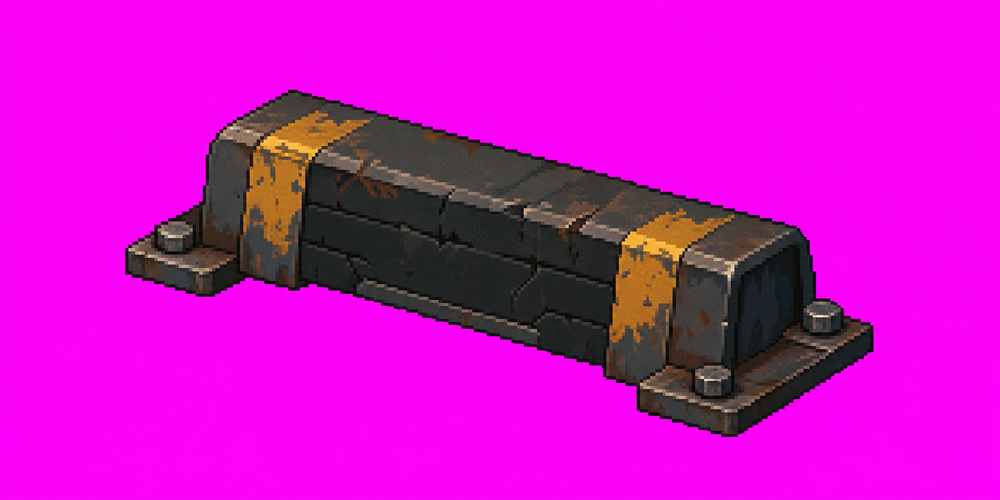
#> input picture docs/art-direction/project-c-b2-parking-wheel-stop-source-v1.png, 1000 x 500 px, shrunk from 1774 x 887 before the run
$ python process_b2_parking_dressing_v1.py
#> lines starting #> are read from the running program, lines starting #| are printed output that depends on the picture; after the words box and inside, x2 and y2 are one past the last pixel; in counts of white or black regions, pixels touching at a corner belong together
### Tools/ArtPipeline/torchstone_palette.py
#!/usr/bin/env python3
"""Shared Torchstone palette lock for the art conform pipeline.

All postapoc source sheets are style-transfer generations. Historically each
processor reduced colors with an independent MEDIANCUT-32 quantize, so every
sheet drifted to its own palette and the assets did not cohere. Locking every
sprite to the shared master palette (``project-c-torchstone.gpl`` == the
``DesignSystem.uss`` tokens) is what binds environment/props/actors/items and
the screen-space UI into one style.

Usage (inside a processor's ``reduce_colors``)::

    from torchstone_palette import lock_to_palette
    reduced = lock_to_palette(rgb).convert("RGBA")
"""

from functools import lru_cache
from pathlib import Path

from PIL import Image

GPL_PATH = (
    Path(__file__).resolve().parents[2]
    / "Assets/_Project/Art/Source/Aseprite/project-c-torchstone.gpl"
)

# 액터 아이덴티티 램프(피부·머리)는 기본 잠금에서 제외한다(옵트인). 갈색 피부톤은
# fabric/rust/stone 램프가 점유한 회랑 한가운데라, 팔레트에 있는 것만으로 최근접
# 양자화가 재료 시트의 암부 픽셀을 뺏는다(실측 2026-07-30: 629px, 값 조정으로는
# 절도 0인 피부톤이 존재하지 않음). 얼굴이 노출되는 자산의 conform만
# ``include_identity=True``로 연다.
IDENTITY_PREFIXES = ("skin-", "hair-")


@lru_cache(maxsize=1)
def load_gpl_entries(
    gpl_path: Path = GPL_PATH,
) -> tuple[tuple[str, tuple[int, int, int]], ...]:
    """Parse a GIMP ``.gpl`` into ordered ``(name, rgb)`` entries (<=256 colors).

    Color lines start with a digit (``R G B<TAB>name``); GIMP/Name/Columns and
    ``#`` comment lines are skipped.
    """
    entries: list[tuple[str, tuple[int, int, int]]] = []
    for line in gpl_path.read_text(encoding="utf-8").splitlines():
        stripped = line.strip()
        if not stripped or not stripped[0].isdigit():
            continue
        parts = stripped.split()
        red, green, blue = (int(value) for value in parts[:3])
        name = parts[3] if len(parts) > 3 else f"#{red:02X}{green:02X}{blue:02X}"
        entries.append((name, (red, green, blue)))
    if not entries:
        raise ValueError(f"no colors parsed from {gpl_path}")
    if len(entries) > 256:
        raise ValueError(f"{gpl_path} has {len(entries)} colors (max 256 for a P palette)")
    return tuple(entries)


@lru_cache(maxsize=1)
def load_gpl(gpl_path: Path = GPL_PATH) -> tuple[tuple[int, int, int], ...]:
    """Ordered RGB tuple of every ``.gpl`` entry (identity ramps included)."""
    return tuple(rgb for _, rgb in load_gpl_entries(gpl_path))


# [29 lines left out: functions _palette_image, lock_to_palette, not called in this run]


def lock_rgba_to_palette(image: Image.Image, *, include_identity: bool = False) -> Image.Image:
    """Lock visible RGB to Torchstone while preserving the source alpha."""
    source = image.convert("RGBA")
    alpha = source.getchannel("A")
    rgb = Image.new("RGB", source.size, load_gpl()[0])
    rgb.paste(source, mask=alpha)
    locked = lock_to_palette(rgb, include_identity=include_identity).convert("RGBA")
    locked.putalpha(alpha)
    return locked


# [30 lines left out: functions _named_palette_image, lock_rgba_to_named_palette, not called in this run]


_NEIGHBOR_OFFSETS = (
    (-1, -1), (0, -1), (1, -1),
    (-1, 0), (1, 0),
    (-1, 1), (0, 1), (1, 1),
)


# [53 lines left out: function despeckle, not called in this run]


# [3 lines that do not run on import are left out]

### Tools/ArtPipeline/process_b2_parking_dressing_v1.py
#!/usr/bin/env python3
"""Conform the approved B2 dressing sources into complete 128x64 floor tiles.

The ImageGen files are references, not runtime assets. This processor removes
their chroma backgrounds, downsizes them with hard alpha, locks them to the
Torchstone palette, and composites each low prop onto the canonical floor.
"""

from dataclasses import dataclass
import math
from pathlib import Path

from PIL import Image, ImageEnhance

from torchstone_palette import despeckle, lock_rgba_to_palette


ROOT = Path(__file__).resolve().parents[2]
SOURCE_ROOT = ROOT / "docs/art-direction"
OUTPUT = ROOT / "Assets/_Project/Art/Environment"
BASE_FLOOR = OUTPUT / "env-floor.png"
CANVAS_SIZE = (128, 64)
ALPHA_CUTOFF = 80
ISO_AXIS_SLOPE = 0.5


@dataclass(frozen=True)
class DressingSpec:
    source_name: str
    output_name: str
    maximum_size: tuple[int, int]
    ground_y: int
    brightness: float


SPECS = (
    DressingSpec(
        "project-c-b2-parking-wheel-stop-source-v1.png",
        "env-floor-b2-parking-stop",
        (104, 42),
        52,
        0.82,
    ),
    DressingSpec(
        "project-c-b2-fallen-wayfinding-source-v1.png",
        "env-floor-b2-fallen-sign",
        (88, 44),
        52,
        0.74,
    ),
)


def _is_chroma(pixel: tuple[int, int, int, int]) -> bool:
    red, green, blue, _ = pixel
    return red >= 150 and blue >= 130 and green <= 110 and red + blue >= green * 3


def extract_object(source: Image.Image) -> Image.Image:
    """Remove the generated magenta field and crop to visible object bounds."""
    object_image = source.convert("RGBA")
    pixels = object_image.load()
    for y in range(object_image.height):
        for x in range(object_image.width):
            if _is_chroma(pixels[x, y]):
                pixels[x, y] = (5, 7, 12, 0)

    alpha = object_image.getchannel("A").point(
        lambda value: 255 if value >= ALPHA_CUTOFF else 0
    )
    object_image.putalpha(alpha)
    bounds = alpha.getbbox()
    if bounds is None:
        raise ValueError("B2 dressing source contains no visible object")
    return object_image.crop(bounds)


def _alpha_covariance(source: Image.Image) -> tuple[float, float, float]:
    """Return xx/yy/xy covariance for the visible object silhouette."""
    alpha = source.getchannel("A")
    alpha_data = (
        alpha.get_flattened_data()
        if hasattr(alpha, "get_flattened_data")
        else alpha.getdata()
    )
    count = 0
    sum_x = 0.0
    sum_y = 0.0
    sum_xx = 0.0
    sum_yy = 0.0
    sum_xy = 0.0
    for index, alpha_value in enumerate(alpha_data):
        if alpha_value < ALPHA_CUTOFF:
            continue
        px = index % source.width
        py = index // source.width
        count += 1
        sum_x += px
        sum_y += py
        sum_xx += px * px
        sum_yy += py * py
        sum_xy += px * py
    if count < 2:
        raise ValueError("B2 dressing source needs at least two visible pixels")

    covariance_xx = sum_xx - sum_x * sum_x / count
    covariance_yy = sum_yy - sum_y * sum_y / count
    covariance_xy = sum_xy - sum_x * sum_y / count
    return covariance_xx, covariance_yy, covariance_xy


def _principal_axis_slope_from_covariance(
    covariance_xx: float,
    covariance_yy: float,
    covariance_xy: float,
) -> float:
    angle = 0.5 * math.atan2(
        2.0 * covariance_xy,
        covariance_xx - covariance_yy,
    )
    return math.tan(angle)


def principal_axis_slope(source: Image.Image) -> float:
    """Measure the screen-space long axis of a low floor prop."""
    return _principal_axis_slope_from_covariance(*_alpha_covariance(source))


def reproject_to_isometric_axis(source: Image.Image) -> Image.Image:
    """Shear one upright prop until its floor axis follows the 2:1 diamond.

    A rotation would also tilt every vertical post and sign face. A vertical shear keeps
    screen-space verticals vertical while correcting the generated source's shallow
    ground-plane angle. The shear is solved from the alpha covariance so both approved
    sources converge on the same +1:2 screen axis without per-image magic numbers.
    """
    covariance_xx, covariance_yy, covariance_xy = _alpha_covariance(source)

    def projected_slope(shear: float) -> float:
        projected_xy = covariance_xy + shear * covariance_xx
        projected_yy = (
            covariance_yy
            + 2.0 * shear * covariance_xy
            + shear * shear * covariance_xx
        )
        return _principal_axis_slope_from_covariance(
            covariance_xx,
            projected_yy,
            projected_xy,
        )

    low = -1.0
    high = 1.0
    if not projected_slope(low) <= ISO_AXIS_SLOPE <= projected_slope(high):
        raise ValueError("B2 dressing source has no solvable horizontal principal axis")
    for _ in range(48):
        middle = (low + high) * 0.5
        if projected_slope(middle) < ISO_AXIS_SLOPE:
            low = middle
        else:
            high = middle
    shear = (low + high) * 0.5

    width, height = source.size
    center_x = (width - 1) * 0.5
    left_shift = shear * -center_x
    right_shift = shear * ((width - 1) - center_x)
    minimum_shift = min(left_shift, right_shift)
    maximum_shift = max(left_shift, right_shift)
    padding = 2
    output_height = math.ceil(height + maximum_shift - minimum_shift) + padding * 2
    output_offset = padding - minimum_shift

    # PIL expects the inverse map: output pixel -> source pixel.
    inverse = (
        1.0,
        0.0,
        0.0,
        -shear,
        1.0,
        shear * center_x - output_offset,
    )
    return source.transform(
        (width, output_height),
        Image.Transform.AFFINE,
        inverse,
        resample=Image.Resampling.BICUBIC,
        fillcolor=(5, 7, 12, 0),
    )


def fit_object(source: Image.Image, spec: DressingSpec) -> Image.Image:
    source = reproject_to_isometric_axis(source)
    scale = min(
        spec.maximum_size[0] / source.width,
        spec.maximum_size[1] / source.height,
    )
    size = (
        max(1, round(source.width * scale)),
        max(1, round(source.height * scale)),
    )
    fitted = source.resize(size, Image.Resampling.BOX)
    fitted = ImageEnhance.Brightness(fitted).enhance(spec.brightness)
    alpha = fitted.getchannel("A").point(
        lambda value: 255 if value >= ALPHA_CUTOFF else 0
    )
    fitted.putalpha(alpha)
    return despeckle(lock_rgba_to_palette(fitted))


def compose_floor_variant(
    prop: Image.Image,
    base_floor: Image.Image,
    spec: DressingSpec,
) -> Image.Image:
    if base_floor.size != CANVAS_SIZE:
        raise ValueError(f"unexpected base floor size: {base_floor.size}")

    left = (CANVAS_SIZE[0] - prop.width) // 2
    top = spec.ground_y - prop.height
    if left < 0 or top < 0 or left + prop.width > 128 or spec.ground_y > 64:
        raise ValueError(f"{spec.output_name} does not fit its floor canvas")

    composed = lock_rgba_to_palette(base_floor.convert("RGBA"))
    composed.alpha_composite(prop, (left, top))
    alpha = composed.getchannel("A").point(
        lambda value: 255 if value >= ALPHA_CUTOFF else 0
    )
    composed.putalpha(alpha)
    return despeckle(lock_rgba_to_palette(composed))


def build_output(source: Image.Image, base_floor: Image.Image, spec: DressingSpec) -> Image.Image:
    """Build the legacy, view-0-compatible complete floor tile."""
    prop = fit_object(extract_object(source), spec)
    return compose_floor_variant(prop, base_floor, spec)


def build_outputs(
    sources: dict[str, Image.Image],
    base_floor: Image.Image,
) -> dict[str, Image.Image]:
    outputs: dict[str, Image.Image] = {}
    for spec in SPECS:
        if spec.source_name not in sources:
            raise ValueError(f"missing B2 dressing source: {spec.source_name}")
        prop = fit_object(extract_object(sources[spec.source_name]), spec)
        mirrored = prop.transpose(Image.Transpose.FLIP_LEFT_RIGHT)
        # A single approved source cannot reveal its unseen 180-degree back face. Keep
        # upright verticals intact: opposite facings share art for now, while the two
        # floor-axis parities use an exact horizontal mirror. Four independent slots let
        # hand-authored Aseprite views replace these interim pairs without code changes.
        view_props = (prop, mirrored, prop, mirrored)
        for view, view_prop in enumerate(view_props):
            outputs[f"{spec.output_name}-view-{view}"] = compose_floor_variant(
                view_prop,
                base_floor,
                spec,
            )
        outputs[spec.output_name] = outputs[f"{spec.output_name}-view-0"].copy()
    return outputs


def main() -> None:
    if not BASE_FLOOR.exists():
        raise FileNotFoundError(BASE_FLOOR)

    source_paths = {spec.source_name: SOURCE_ROOT / spec.source_name for spec in SPECS}
    for path in source_paths.values():
        if not path.exists():
            raise FileNotFoundError(path)

    outputs = build_outputs(
        {name: Image.open(path).convert("RGBA") for name, path in source_paths.items()},
        Image.open(BASE_FLOOR).convert("RGBA"),
    )
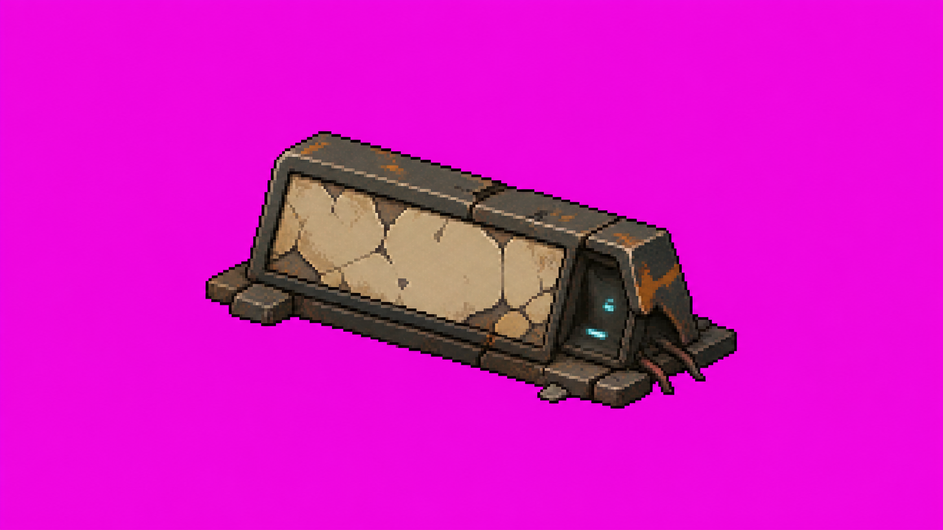
#> input picture docs/art-direction/project-c-b2-fallen-wayfinding-source-v1.png, 943 x 530 px, shrunk from 1672 x 941 before the run
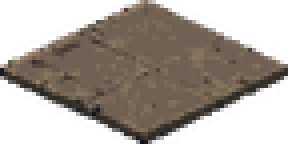
#> input picture Assets/_Project/Art/Environment/env-floor.png, 72 x 36 px, shrunk from 128 x 64 before the run (shown 4 times larger)
#> the loop in build_outputs, `for spec in SPECS:` made 1 pass
#> bounds in extract_object on pass 1: (125, 90, 874, 437)
#> pass 1, in extract_object, `alpha = object_image.getchannel("A").point( lambda value: 255 if value..`:
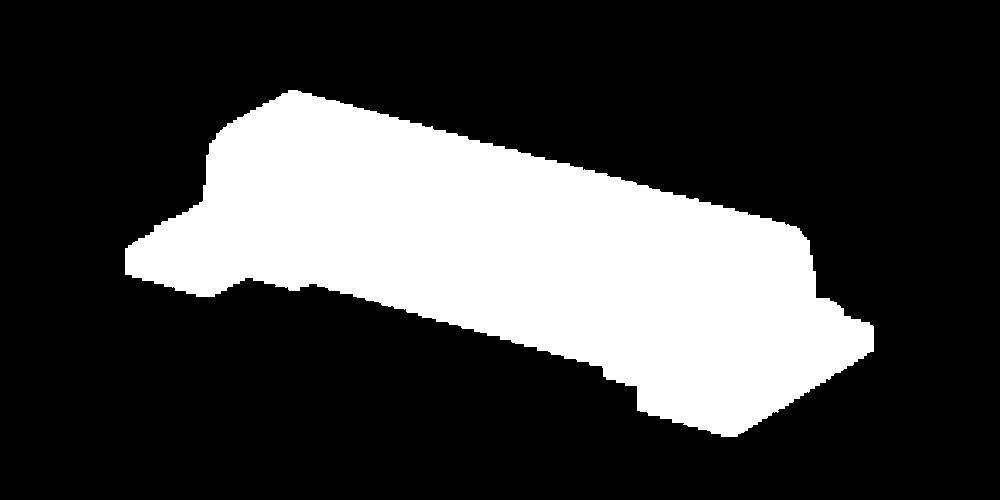
#> alpha: PIL image 1000x500 L; 25.5% white; 1 white region, box (x1, y1, x2, y2) and area: (125, 90, 874, 437) 127623
#> pass 1, in _alpha_covariance, `alpha = source.getchannel("A")`:
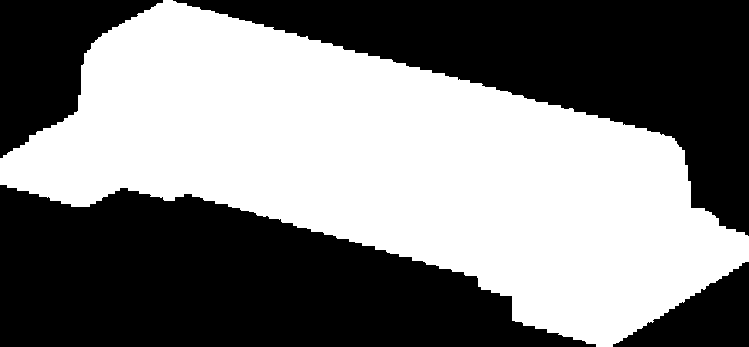
#> alpha: PIL image 749x347 L; 49.1% white; 1 white region, box (x1, y1, x2, y2) and area: (0, 0, 749, 347) 127623
#> pass 1, in fit_object, `source = reproject_to_isometric_axis(source)`:
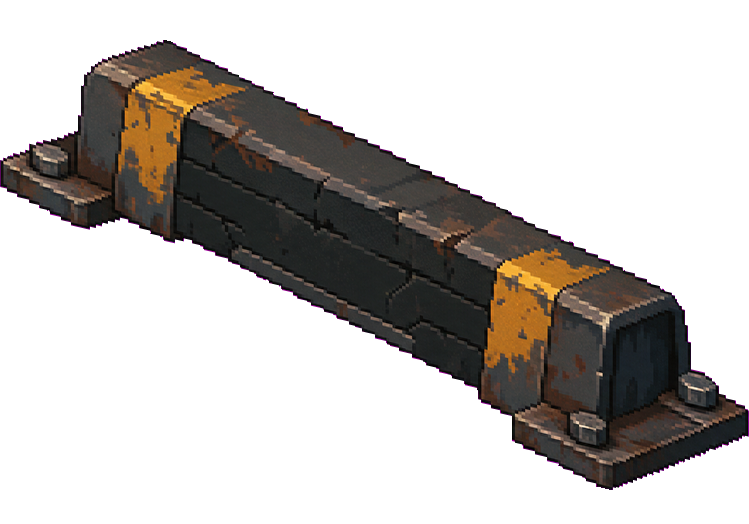
#> source: PIL image 749x524 RGBA; mean R, G, B, A 23.8, 20.7, 19.3, 82.9; transparent parts drawn white
#> after the loop in build_outputs, `for spec in SPECS:`: outputs = 0 items
    OUTPUT.mkdir(parents=True, exist_ok=True)
    for name, image in outputs.items():
        image.save(OUTPUT / f"{name}.png", optimize=True)
    print(f"wrote {len(outputs)} B2 floor dressing sprites to {OUTPUT}")


if __name__ == "__main__":
#> (the run stopped early here; a loop or call above may not have finished)
